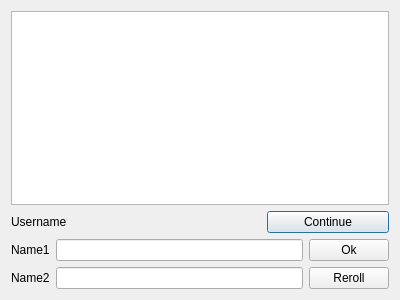
<?xml version="1.0" encoding="UTF-8"?>
<ui version="4.0">
 <class>SQLManager</class>
 <widget class="QDialog" name="SQLManager">
  <property name="geometry">
   <rect>
    <x>0</x>
    <y>0</y>
    <width>400</width>
    <height>300</height>
   </rect>
  </property>
  <property name="windowTitle">
   <string>Dialog</string>
  </property>
  <layout class="QVBoxLayout" name="verticalLayout">
   <item>
    <widget class="QTableView" name="tableView"/>
   </item>
   <item>
    <layout class="QHBoxLayout" name="horizontalLayout_3">
     <item>
      <widget class="QLabel" name="label_4">
       <property name="text">
        <string>Username</string>
       </property>
      </widget>
     </item>
     <item>
      <widget class="QLabel" name="username">
       <property name="text">
        <string/>
       </property>
      </widget>
     </item>
     <item>
      <widget class="QPushButton" name="continueButton">
       <property name="text">
        <string>Continue</string>
       </property>
      </widget>
     </item>
    </layout>
   </item>
   <item>
    <layout class="QHBoxLayout" name="horizontalLayout">
     <item>
      <widget class="QLabel" name="label">
       <property name="text">
        <string>Name1</string>
       </property>
      </widget>
     </item>
     <item>
      <widget class="QLineEdit" name="name1Edit"/>
     </item>
     <item>
      <widget class="QPushButton" name="okButton">
       <property name="text">
        <string>Ok</string>
       </property>
      </widget>
     </item>
    </layout>
   </item>
   <item>
    <layout class="QHBoxLayout" name="horizontalLayout_2">
     <item>
      <widget class="QLabel" name="label_2">
       <property name="text">
        <string>Name2</string>
       </property>
      </widget>
     </item>
     <item>
      <widget class="QLineEdit" name="name2Edit"/>
     </item>
     <item>
      <widget class="QPushButton" name="rerollname">
       <property name="text">
        <string>Reroll</string>
       </property>
      </widget>
     </item>
    </layout>
   </item>
  </layout>
 </widget>
 <resources/>
 <connections/>
</ui>
